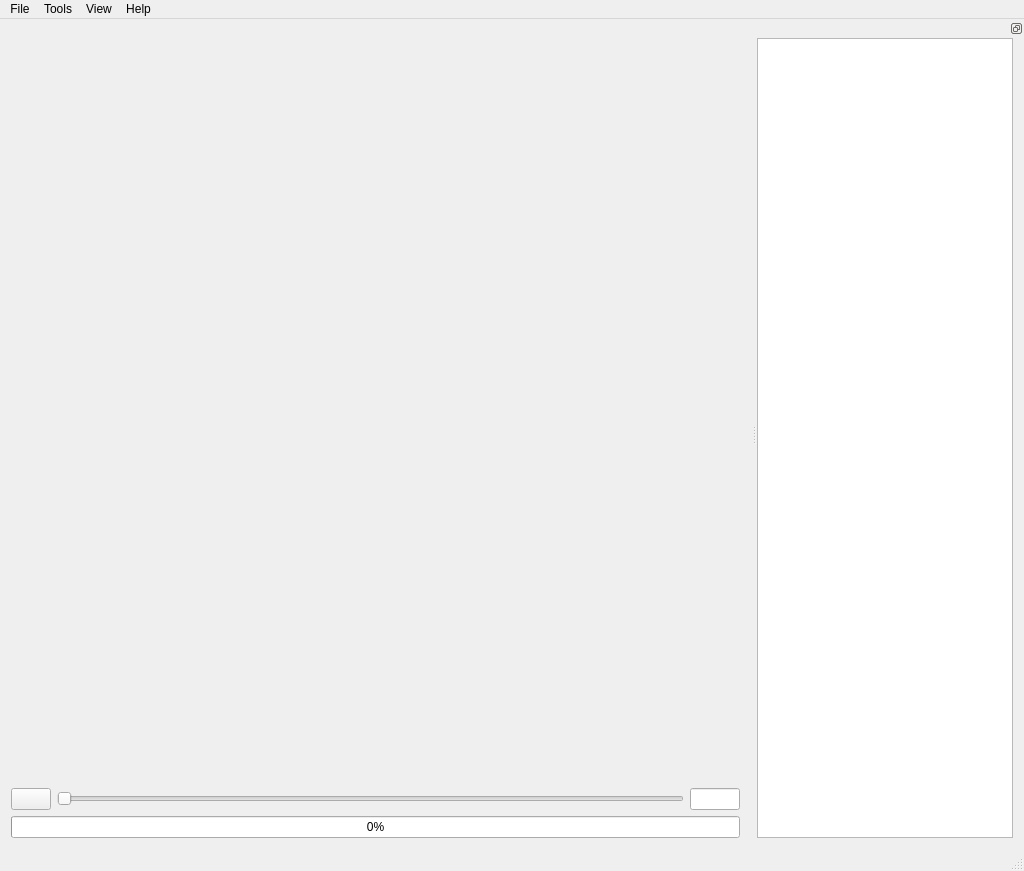
<?xml version="1.0" encoding="UTF-8"?>
<ui version="4.0">
 <class>MainWindow</class>
 <widget class="QMainWindow" name="MainWindow">
  <property name="geometry">
   <rect>
    <x>0</x>
    <y>0</y>
    <width>1024</width>
    <height>871</height>
   </rect>
  </property>
  <property name="windowTitle">
   <string>Cloudshop</string>
  </property>
  <widget class="QWidget" name="centralWidget">
   <layout class="QGridLayout" name="gridLayout">
    <item row="1" column="0">
     <widget class="QWidget" name="widgetScenePlayer" native="true">
      <layout class="QGridLayout" name="gridLayout_3">
       <property name="leftMargin">
        <number>0</number>
       </property>
       <property name="topMargin">
        <number>0</number>
       </property>
       <property name="rightMargin">
        <number>0</number>
       </property>
       <property name="bottomMargin">
        <number>0</number>
       </property>
       <item row="0" column="0">
        <widget class="QPushButton" name="bPlayPause">
         <property name="text">
          <string/>
         </property>
        </widget>
       </item>
       <item row="0" column="1">
        <widget class="QSlider" name="hsCurrentFrame">
         <property name="orientation">
          <enum>Qt::Horizontal</enum>
         </property>
        </widget>
       </item>
       <item row="0" column="2">
        <widget class="QLineEdit" name="eCurrentFrame">
         <property name="maximumSize">
          <size>
           <width>50</width>
           <height>16777215</height>
          </size>
         </property>
         <property name="alignment">
          <set>Qt::AlignCenter</set>
         </property>
         <property name="readOnly">
          <bool>true</bool>
         </property>
        </widget>
       </item>
      </layout>
     </widget>
    </item>
    <item row="2" column="0">
     <widget class="QWidget" name="widgetProgressBar" native="true">
      <property name="sizePolicy">
       <sizepolicy hsizetype="Preferred" vsizetype="Preferred">
        <horstretch>0</horstretch>
        <verstretch>0</verstretch>
       </sizepolicy>
      </property>
      <layout class="QGridLayout" name="gridLayout_2">
       <property name="leftMargin">
        <number>0</number>
       </property>
       <property name="topMargin">
        <number>0</number>
       </property>
       <property name="rightMargin">
        <number>0</number>
       </property>
       <property name="bottomMargin">
        <number>0</number>
       </property>
       <item row="0" column="0">
        <widget class="QProgressBar" name="progressBar">
         <property name="value">
          <number>0</number>
         </property>
        </widget>
       </item>
      </layout>
     </widget>
    </item>
    <item row="0" column="0">
     <widget class="QWidget" name="widgetSceneViewer" native="true">
      <property name="sizePolicy">
       <sizepolicy hsizetype="Expanding" vsizetype="Expanding">
        <horstretch>0</horstretch>
        <verstretch>0</verstretch>
       </sizepolicy>
      </property>
     </widget>
    </item>
   </layout>
  </widget>
  <widget class="QStatusBar" name="statusBar"/>
  <widget class="QMenuBar" name="menuBar">
   <property name="geometry">
    <rect>
     <x>0</x>
     <y>0</y>
     <width>1024</width>
     <height>25</height>
    </rect>
   </property>
   <widget class="QMenu" name="menuFile">
    <property name="title">
     <string>File</string>
    </property>
    <widget class="QMenu" name="menuImport">
     <property name="title">
      <string>Import</string>
     </property>
     <addaction name="actionImportGeometry"/>
     <addaction name="actionImportTexture"/>
    </widget>
    <widget class="QMenu" name="menuExport">
     <property name="title">
      <string>Export</string>
     </property>
     <widget class="QMenu" name="menuGeometry">
      <property name="title">
       <string>Geometry</string>
      </property>
      <addaction name="actionExportCurrentFrame"/>
      <addaction name="actionExportAllFrames"/>
     </widget>
     <addaction name="menuGeometry"/>
     <addaction name="actionExportTransforms"/>
    </widget>
    <addaction name="menuImport"/>
    <addaction name="menuExport"/>
    <addaction name="actionQuit"/>
   </widget>
   <widget class="QMenu" name="menuAbout">
    <property name="title">
     <string>Help</string>
    </property>
    <addaction name="actionAbout"/>
   </widget>
   <widget class="QMenu" name="menuTools">
    <property name="title">
     <string>Tools</string>
    </property>
    <widget class="QMenu" name="menuCloud">
     <property name="title">
      <string>Cloud</string>
     </property>
     <addaction name="actionMatch"/>
     <addaction name="actionShapeClipping"/>
     <addaction name="actionMerge"/>
    </widget>
    <widget class="QMenu" name="menuSurface">
     <property name="title">
      <string>Surface</string>
     </property>
     <addaction name="actionSurfaceReconstruction"/>
    </widget>
    <widget class="QMenu" name="menuPanel">
     <property name="title">
      <string>Panel</string>
     </property>
     <addaction name="actionTexturePanel"/>
    </widget>
    <addaction name="menuCloud"/>
    <addaction name="menuSurface"/>
    <addaction name="menuPanel"/>
   </widget>
   <widget class="QMenu" name="menuView">
    <property name="title">
     <string>View</string>
    </property>
    <widget class="QMenu" name="menuMode">
     <property name="title">
      <string>Mode</string>
     </property>
     <addaction name="actionModeCloud"/>
     <addaction name="actionModeMesh"/>
    </widget>
    <addaction name="menuMode"/>
    <addaction name="actionCamera"/>
   </widget>
   <addaction name="menuFile"/>
   <addaction name="menuTools"/>
   <addaction name="menuView"/>
   <addaction name="menuAbout"/>
  </widget>
  <widget class="QDockWidget" name="dockWidgetTexture">
   <property name="features">
    <set>QDockWidget::DockWidgetFloatable|QDockWidget::DockWidgetMovable</set>
   </property>
   <property name="allowedAreas">
    <set>Qt::LeftDockWidgetArea|Qt::RightDockWidgetArea</set>
   </property>
   <attribute name="dockWidgetArea">
    <number>2</number>
   </attribute>
   <widget class="QWidget" name="dockWidgetContents">
    <layout class="QGridLayout" name="gridLayout_4">
     <property name="leftMargin">
      <number>0</number>
     </property>
     <property name="topMargin">
      <number>0</number>
     </property>
     <item row="0" column="0">
      <widget class="QListWidget" name="listTextures"/>
     </item>
    </layout>
   </widget>
  </widget>
  <action name="actionQuit">
   <property name="text">
    <string>Quit</string>
   </property>
   <property name="shortcut">
    <string>Ctrl+Q</string>
   </property>
  </action>
  <action name="actionOpenGeometryFolder">
   <property name="text">
    <string>Geometry</string>
   </property>
   <property name="shortcut">
    <string>Ctrl+O</string>
   </property>
  </action>
  <action name="actionAbout">
   <property name="text">
    <string>About</string>
   </property>
   <property name="shortcut">
    <string>F1</string>
   </property>
   <property name="menuRole">
    <enum>QAction::AboutRole</enum>
   </property>
  </action>
  <action name="actionPlayer">
   <property name="checkable">
    <bool>true</bool>
   </property>
   <property name="text">
    <string>Player</string>
   </property>
   <property name="shortcut">
    <string>Ctrl+P</string>
   </property>
  </action>
  <action name="actionPropertyInspector">
   <property name="checkable">
    <bool>true</bool>
   </property>
   <property name="checked">
    <bool>true</bool>
   </property>
   <property name="text">
    <string>Property Inspector</string>
   </property>
   <property name="shortcut">
    <string>Ctrl+I</string>
   </property>
  </action>
  <action name="actionExportHoudiniGeometry">
   <property name="text">
    <string>To Houdini Geometry</string>
   </property>
   <property name="shortcut">
    <string>Ctrl+E</string>
   </property>
  </action>
  <action name="actionGenerateSVM">
   <property name="text">
    <string>Generate SVM</string>
   </property>
   <property name="shortcut">
    <string>Ctrl+T</string>
   </property>
  </action>
  <action name="actionGenerateData">
   <property name="text">
    <string>Generate data</string>
   </property>
   <property name="shortcut">
    <string>Ctrl+G</string>
   </property>
  </action>
  <action name="actionGenerateMarkerFiles">
   <property name="text">
    <string>Generate marker files</string>
   </property>
   <property name="shortcut">
    <string>Ctrl+M</string>
   </property>
  </action>
  <action name="actionSimulation">
   <property name="checkable">
    <bool>true</bool>
   </property>
   <property name="checked">
    <bool>true</bool>
   </property>
   <property name="text">
    <string>Simulation</string>
   </property>
  </action>
  <action name="actionRegressionSVM">
   <property name="checkable">
    <bool>true</bool>
   </property>
   <property name="text">
    <string>SVM regression</string>
   </property>
  </action>
  <action name="actionImportGeometry">
   <property name="text">
    <string>Geometry</string>
   </property>
   <property name="shortcut">
    <string>Ctrl+I</string>
   </property>
  </action>
  <action name="actionShapeClipping">
   <property name="checkable">
    <bool>true</bool>
   </property>
   <property name="text">
    <string>Shape clipping</string>
   </property>
   <property name="shortcut">
    <string>Ctrl+C</string>
   </property>
  </action>
  <action name="actionMatch">
   <property name="checkable">
    <bool>true</bool>
   </property>
   <property name="text">
    <string>Matching</string>
   </property>
   <property name="shortcut">
    <string>Ctrl+M</string>
   </property>
  </action>
  <action name="actionMerge">
   <property name="text">
    <string>Merge</string>
   </property>
   <property name="shortcut">
    <string>Ctrl+A</string>
   </property>
  </action>
  <action name="actionExportTransforms">
   <property name="text">
    <string>Transforms</string>
   </property>
  </action>
  <action name="actionExportCurrentFrame">
   <property name="text">
    <string>Current frame</string>
   </property>
   <property name="shortcut">
    <string>Ctrl+E</string>
   </property>
  </action>
  <action name="actionExportAllFrames">
   <property name="text">
    <string>All frames</string>
   </property>
  </action>
  <action name="actionSurfaceReconstruction">
   <property name="text">
    <string>Reconstruction</string>
   </property>
   <property name="shortcut">
    <string>Ctrl+S</string>
   </property>
  </action>
  <action name="actionModeCloud">
   <property name="checkable">
    <bool>true</bool>
   </property>
   <property name="text">
    <string>Cloud</string>
   </property>
  </action>
  <action name="actionModeMesh">
   <property name="checkable">
    <bool>true</bool>
   </property>
   <property name="enabled">
    <bool>false</bool>
   </property>
   <property name="text">
    <string>Mesh</string>
   </property>
  </action>
  <action name="actionCamera">
   <property name="text">
    <string>Camera</string>
   </property>
  </action>
  <action name="actionTexturePanel">
   <property name="checkable">
    <bool>true</bool>
   </property>
   <property name="text">
    <string>Texture</string>
   </property>
   <property name="shortcut">
    <string>Ctrl+T</string>
   </property>
  </action>
  <action name="actionImportTexture">
   <property name="text">
    <string>Texture</string>
   </property>
   <property name="shortcut">
    <string>Ctrl+Alt+I</string>
   </property>
  </action>
 </widget>
 <layoutdefault spacing="6" margin="11"/>
 <resources/>
 <connections/>
</ui>
